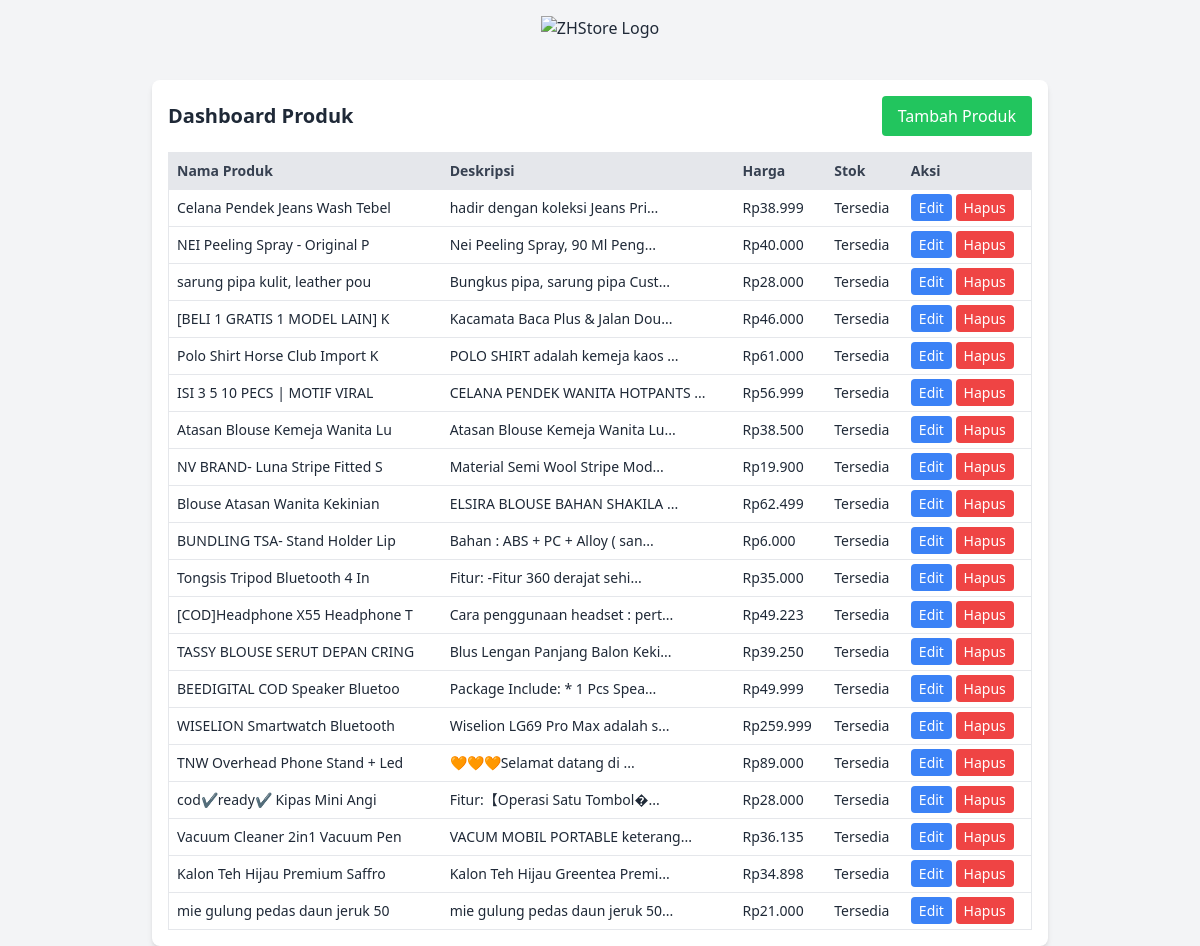
Page /command/dana.php on the committed database.
### tables this page shows
CREATE TABLE "produk_cache"("id" INTEGER PRIMARY KEY AUTOINCREMENT,"link_id" INTEGER,"title" TEXT,"description" TEXT,"image" TEXT,"url" TEXT,"favicon" TEXT,"kategori" TEXT, "harga_new" INTEGER, "harga_old" INTEGER, "rating" TEXT, "custom_badge" TEXT, "image1" TEXT, "image2" TEXT, "main_kategori" TEXT DEFAULT "Other");

### command/dana.php (the view, shortened to what this page needs)
<?php
$db = new SQLite3('./databases/affiliate_link.db');
$produk = $db->query("SELECT id, title, description, harga_new FROM produk_cache LIMIT 20");
?>
<!DOCTYPE html>
<html lang="id">
<head>
  <script src="https://cdn.tailwindcss.com"></script>
</head>
<body class="bg-gray-100 text-gray-800">
  <div class="flex justify-center items-center py-4">
    <img src="https://store.zhwifi.web.id/img/logo.png" alt="ZHStore Logo" class="h-12 w-auto">
  </div>
  <div class="max-w-4xl mx-auto bg-white shadow-md rounded-lg p-4">
    <div class="flex justify-between items-center mb-4">
      <h1 class="text-xl font-bold">Dashboard Produk</h1>
      <a href="#" class="bg-green-500 text-white px-4 py-2 rounded hover:bg-green-600">Tambah Produk</a>
    </div>
    <div class="overflow-x-auto">
      <table class="min-w-full table-auto text-sm border">
        <thead class="bg-gray-200 text-gray-700 text-left">
          <tr>
            <th class="p-2">Nama Produk</th>
            <th class="p-2">Deskripsi</th>
            <th class="p-2">Harga</th>
            <th class="p-2">Stok</th>
            <th class="p-2">Aksi</th>
          </tr>
        </thead>
        <tbody>
          <?php while ($row = $produk->fetchArray(SQLITE3_ASSOC)): ?>
            <tr class="border-t">
              <td class="p-2"><?= htmlspecialchars(substr($row['title'], 0, 30)) ?></td>
              <td class="p-2"><?= htmlspecialchars(substr($row['description'], 0, 30)) ?>...</td>
              <td class="p-2">Rp<?= number_format($row['harga_new'], 0, ',', '.') ?></td>
              <td class="p-2">Tersedia</td>
              <td class="p-2">
                <a href="#" class="bg-blue-500 text-white px-2 py-1 rounded hover:bg-blue-600">Edit</a>
                <a href="#" class="bg-red-500 text-white px-2 py-1 rounded hover:bg-red-600">Hapus</a>
              </td>
            </tr>
          <?php endwhile; ?>
        </tbody>
      </table>
    </div>
  </div>
</body>
</html>

### rows in the picture
produk_cache: title "Celana Pendek Jeans Wash Tebel", description "hadir dengan koleksi Jeans Pri", harga_new "38.999"
produk_cache: title "NEI Peeling Spray - Original P", description "Nei Peeling Spray, 90 Ml Peng", harga_new "40.000"
produk_cache: title "sarung pipa kulit, leather pou", description "Bungkus pipa, sarung pipa Cust", harga_new "28.000"
produk_cache: title "[BELI 1 GRATIS 1 MODEL LAIN] K", description "Kacamata Baca Plus & Jalan Dou", harga_new "46.000"
produk_cache: title "Polo Shirt Horse Club Import K", description "POLO SHIRT adalah kemeja kaos", harga_new "61.000"
produk_cache: title "ISI 3 5 10 PECS | MOTIF VIRAL", description "CELANA PENDEK WANITA HOTPANTS", harga_new "56.999"
produk_cache: title "Atasan Blouse Kemeja Wanita Lu", description "Atasan Blouse Kemeja Wanita Lu", harga_new "38.500"
produk_cache: title "NV BRAND- Luna Stripe Fitted S", description "Material Semi Wool Stripe Mod", harga_new "19.900"
produk_cache: title "Blouse Atasan Wanita Kekinian", description "ELSIRA BLOUSE BAHAN SHAKILA", harga_new "62.499"
produk_cache: title "BUNDLING TSA- Stand Holder Lip", description "Bahan : ABS + PC + Alloy ( san", harga_new "6.000"
produk_cache: title "Tongsis Tripod Bluetooth 4 In", description "Fitur: -Fitur 360 derajat sehi", harga_new "35.000"
produk_cache: title "[COD]Headphone X55 Headphone T", description "Cara penggunaan headset : pert", harga_new "49.223"
produk_cache: title "TASSY BLOUSE SERUT DEPAN CRING", description "Blus Lengan Panjang Balon Keki", harga_new "39.250"
produk_cache: title "BEEDIGITAL COD Speaker Bluetoo", description "Package Include: * 1 Pcs Spea", harga_new "49.999"
produk_cache: title "WISELION Smartwatch Bluetooth", description "Wiselion LG69 Pro Max adalah s", harga_new "259.999"
produk_cache: title "TNW Overhead Phone Stand + Led", description "🧡🧡🧡Selamat datang di", harga_new "89.000"
produk_cache: title "cod✔ready✔ Kipas Mini Angi", description "Fitur:【Operasi Satu Tombol�", harga_new "28.000"
produk_cache: title "Vacuum Cleaner 2in1 Vacuum Pen", description "VACUM MOBIL PORTABLE keterang", harga_new "36.135"
produk_cache: title "Kalon Teh Hijau Premium Saffro", description "Kalon Teh Hijau Greentea Premi", harga_new "34.898"
produk_cache: title "mie gulung pedas daun jeruk 50", description "mie gulung pedas daun jeruk 50", harga_new "21.000"
